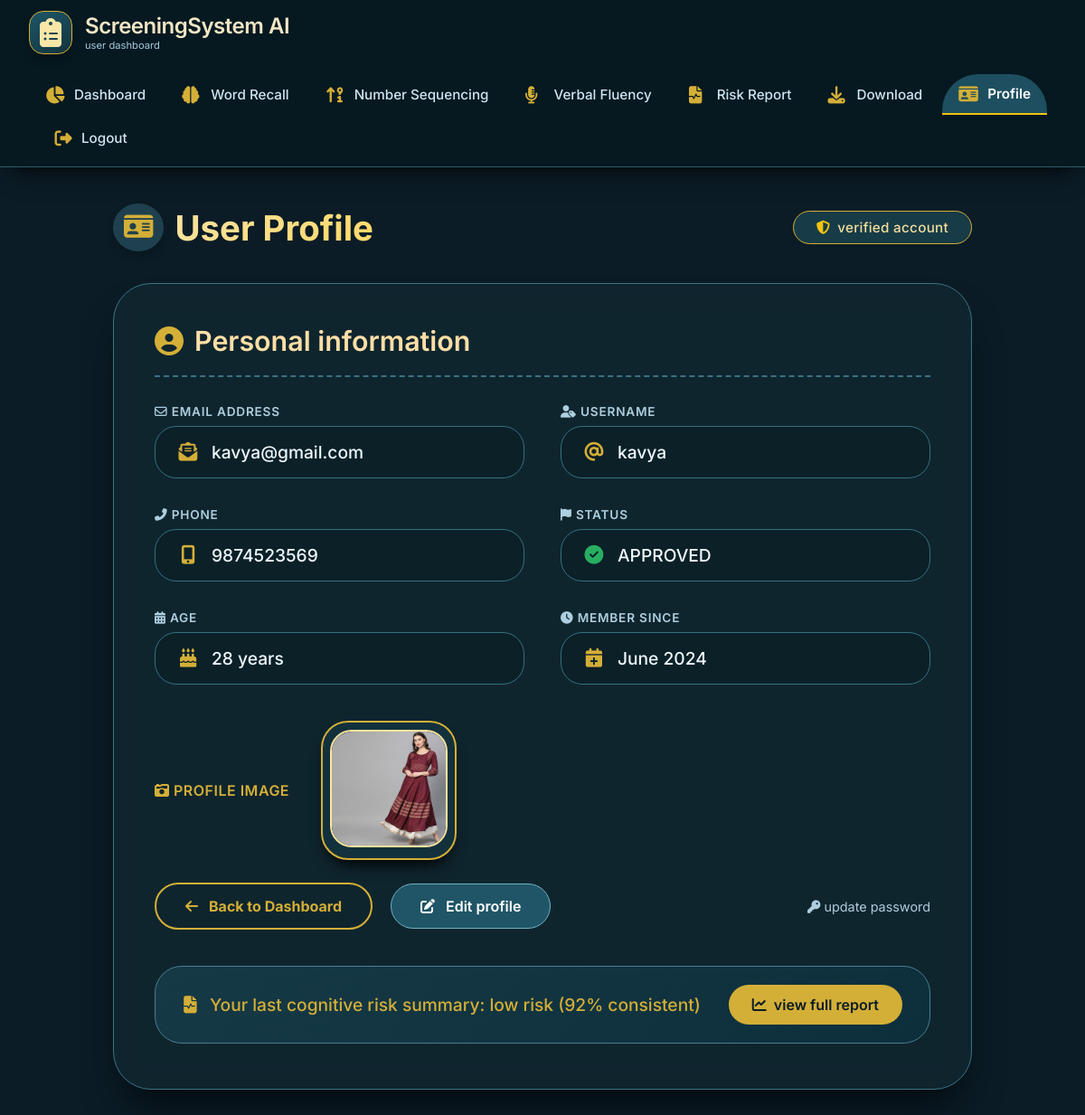
The app's page /user_profile/ (signed in) with its own data.
### app/models.py (models this page shows)
class User(models.Model):
    STATUS_CHOICES = [
        ('pending', 'Pending'),
        ('approved', 'Approved'),
        ('blocked', 'Blocked'),
    ]
    id = models.AutoField(primary_key=True)
    email = models.EmailField(max_length=255, unique=True)
    image = models.ImageField(upload_to='static/images/', null=True, blank=True)
    username = models.CharField(max_length=100, unique=True)
    password = models.CharField(max_length=1000, default='')
    date_joined = models.DateTimeField(auto_now_add=True)
    phone_number = models.CharField(max_length=15)
    is_approved = models.BooleanField(default=False)
    is_blocked = models.BooleanField(default=False)
    status = models.CharField(max_length=1000)
    age = models.PositiveIntegerField()

### app/views.py (the view)
# urls.py: path('user_profile/', views.user_profile, name='user_profile'),
def user_profile(request):
    user_id = request.session.get('user_id')
    user = User.objects.get(id=user_id)
    return render(request,'user/user_profile.html',{'user':user})

### app/templates/user/user_profile.html (shortened to what this page needs)
<!DOCTYPE html>
<html lang="en">
<head>
    <link rel="stylesheet" href="https://cdnjs.cloudflare.com/ajax/libs/font-awesome/6.4.0/css/all.min.css">
</head>
<body>
    <nav class="navbar">
        <div class="navbar-brand">
            <div class="brand-icon">
                <i class="fas fa-clipboard-list"></i>
            </div>
            <div>
                <h2>ScreeningSystem AI</h2>
                <span>user dashboard</span>
            </div>
        </div>
        <div class="nav-links">
            <a href="{% url 'user_dashboard' %}" class="nav-item">
                <i class="fas fa-chart-pie"></i> Dashboard
            </a>
            <a href="{% url 'attempt_test' %}" class="nav-item">
                <i class="fas fa-brain"></i> Word Recall
            </a>
            <a href="/number_memory_test" class="nav-item">
                <i class="fas fa-sort-numeric-up-alt"></i> Number Sequencing
            </a>
            <a href="/attempt_fluency" class="nav-item">
                <i class="fas fa-microphone-alt"></i> Verbal Fluency
            </a>
            <a href="/all_scores" class="nav-item">
                <i class="fas fa-file-medical-alt"></i> Risk Report
            </a>
            <a href="#" class="nav-item">
                <i class="fas fa-download"></i> Download
            </a>
            <a href="/user_profile" class="nav-item active">
                <i class="fas fa-id-card"></i> Profile
            </a>
            <form action="{% url 'user_logout' %}" method="POST" style="display: inline;">
                <button type="submit" class="nav-item logout-item" style="background: none; border: none; cursor: pointer;">
                    <i class="fas fa-sign-out-alt"></i> Logout
                </button>
            </form>
        </div>
    </nav>
    <div class="profile-container">
        <div class="profile-header">
            <h1>
                <i class="fas fa-id-card"></i>
            </h1>
            <div class="header-badge">
                <i class="fas fa-shield-alt"></i> verified account
            </div>
        </div>
        <div class="profile-card">
            <div class="profile-title">
                <i class="fas fa-circle-user"></i>
                Personal information
            </div>
            <div class="profile-details">
                <div class="info-group">
                    <label for="email"><i class="far fa-envelope"></i> Email address</label>
                    <div class="field-value">
                        <i class="fas fa-envelope-open-text"></i>
                        {{ user.email|default:"john.doe@example.com" }}
                    </div>
                </div>
                <div class="info-group">
                    <label for="username"><i class="fas fa-user-tag"></i> Username</label>
                    <div class="field-value">
                        <i class="fas fa-at"></i>
                        {{ user.username|default:"johndoe" }}
                    </div>
                </div>
                <div class="info-group">
                    <label for="phone_number"><i class="fas fa-phone-alt"></i> Phone</label>
                    <div class="field-value">
                        <i class="fas fa-mobile-alt"></i>
                        {{ user.phone_number|default:"+1 (555) 987-6543" }}
                    </div>
                </div>
                <div class="info-group">
                    <label for="status"><i class="fas fa-flag"></i> Status</label>
                    <div class="field-value">
                        <i class="fas fa-circle-check" style="color: #27ae60;"></i>
                        {{ user.status|default:"Active participant" }}
                    </div>
                </div>
                <div class="info-group">
                    <label for="age"><i class="fas fa-calendar-alt"></i> Age</label>
                    <div class="field-value">
                        <i class="fas fa-cake-candles"></i>
                        {{ user.age|default:"32" }} years
                    </div>
                </div>
                <div class="info-group">
                    <label><i class="fas fa-clock"></i> Member since</label>
                    <div class="field-value">
                        <i class="fas fa-calendar-plus"></i> June 2024
                    </div>
                </div>
            </div>
            <div class="profile-image-group">
                <span class="image-label"><i class="fas fa-camera-retro"></i> Profile image</span>
                {% if user.image %}
                    <div class="image-frame">
                        <img src="{{ user.image.url }}" alt="Profile Image" class="profile-img">
                    </div>
                {% else %}
                    <div class="img-placeholder">
                        <i class="fas fa-user-astronaut"></i>
                        <span>No profile image uploaded</span>
                    </div>
                {% endif %}
            </div>
            <div class="action-buttons">
                <a href="{% url 'user_dashboard' %}" class="back-btn">
                    <i class="fas fa-arrow-left"></i> Back to Dashboard
                </a>
                <a href="#" class="edit-btn">
                    <i class="fas fa-pen-to-square"></i> Edit profile
                </a>
                <a href="#" style="margin-left: auto; color: #afcddc; text-decoration: none; font-size: 0.9rem;">
                    <i class="fas fa-key"></i> update password
                </a>
            </div>
            <div class="risk-mini">
                <span><i class="fas fa-file-waveform" style="margin-right: 8px;"></i> Your last cognitive risk summary: low risk (92% consistent)</span>
                <a href="/all_scores" class="btn-mini">
                    <i class="fas fa-chart-line"></i> view full report
                </a>
            </div>
        </div>
    </div>
</body>
</html>

### records on screen
User: email "kavya@gmail.com", username "kavya", phone_number "9874523569", status "APPROVED", age "28", image (picture)
